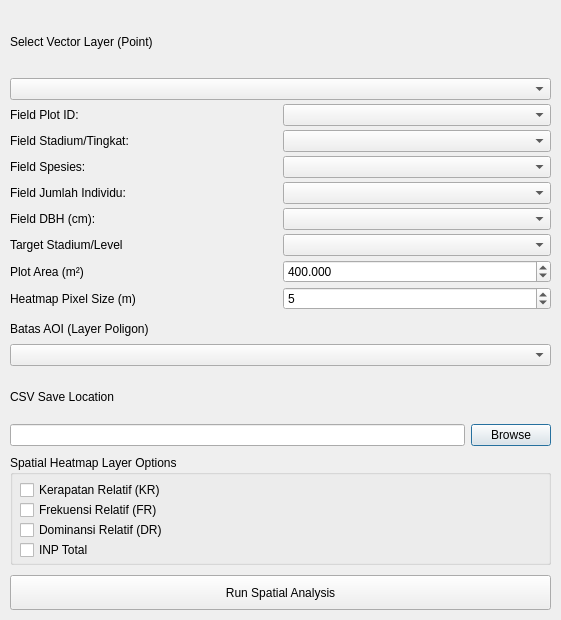
<?xml version="1.0" encoding="UTF-8"?>
<ui version="4.0">
 <class>InpSpatialAnalyzerDialogBase</class>
 <widget class="QDialog" name="InpSpatialAnalyzerDialogBase">
  <property name="geometry">
   <rect>
    <x>0</x>
    <y>0</y>
    <width>561</width>
    <height>620</height>
   </rect>
  </property>
  <property name="windowTitle">
   <string>Analisis Spasial INP (Analisis Vegetasi)</string>
  </property>
  <widget class="QWidget" name="gridLayoutWidget">
   <property name="geometry">
    <rect>
     <x>10</x>
     <y>10</y>
     <width>541</width>
     <height>300</height>
    </rect>
   </property>
   <layout class="QGridLayout" name="gridLayout">
    <property name="spacing">
     <number>4</number>
    </property>
    <item row="0" column="0">
     <widget class="QLabel" name="label">
      <property name="text">
       <string>Select Vector Layer (Point)</string>
      </property>
     </widget>
    </item>
    <item row="1" column="0" colspan="2">
     <widget class="QComboBox" name="comboBoxLayer"/>
    </item>
    <item row="2" column="0">
     <widget class="QLabel" name="lblFieldPlot">
      <property name="text">
       <string>Field Plot ID:</string>
      </property>
     </widget>
    </item>
    <item row="2" column="1">
     <widget class="QComboBox" name="cmbFieldPlot"/>
    </item>
    <item row="3" column="0">
     <widget class="QLabel" name="lblFieldStadium">
      <property name="text">
       <string>Field Stadium/Tingkat:</string>
      </property>
     </widget>
    </item>
    <item row="3" column="1">
     <widget class="QComboBox" name="cmbFieldStadium"/>
    </item>
    <item row="4" column="0">
     <widget class="QLabel" name="lblFieldSpesies">
      <property name="text">
       <string>Field Spesies:</string>
      </property>
     </widget>
    </item>
    <item row="4" column="1">
     <widget class="QComboBox" name="cmbFieldSpesies"/>
    </item>
    <item row="5" column="0">
     <widget class="QLabel" name="lblFieldJumlah">
      <property name="text">
       <string>Field Jumlah Individu:</string>
      </property>
     </widget>
    </item>
    <item row="5" column="1">
     <widget class="QComboBox" name="cmbFieldJumlah"/>
    </item>
    <item row="6" column="0">
     <widget class="QLabel" name="lblFieldDbh">
      <property name="text">
       <string>Field DBH (cm):</string>
      </property>
     </widget>
    </item>
    <item row="6" column="1">
     <widget class="QComboBox" name="cmbFieldDbh"/>
    </item>
    <item row="7" column="0">
     <widget class="QLabel" name="label_2">
      <property name="text">
       <string>Target Stadium/Level</string>
      </property>
     </widget>
    </item>
    <item row="7" column="1">
     <widget class="QComboBox" name="comboBoxStadium"/>
    </item>
    <item row="8" column="0">
     <widget class="QLabel" name="label_3">
      <property name="text">
       <string>Plot Area (m²)</string>
      </property>
     </widget>
    </item>
    <item row="8" column="1">
     <widget class="QDoubleSpinBox" name="spinBoxLuasPlot">
      <property name="decimals">
       <number>3</number>
      </property>
      <property name="minimum">
       <double>1.000000000000000</double>
      </property>
      <property name="maximum">
       <double>10000000.000000000000000</double>
      </property>
      <property name="value">
       <double>400.000000000000000</double>
      </property>
     </widget>
    </item>
    <item row="9" column="0">
     <widget class="QLabel" name="label_4">
      <property name="text">
       <string>Heatmap Pixel Size (m)</string>
      </property>
     </widget>
    </item>
    <item row="9" column="1">
     <widget class="QSpinBox" name="spinBoxPixelSize">
      <property name="minimum">
       <number>1</number>
      </property>
      <property name="value">
       <number>5</number>
      </property>
     </widget>
    </item>
   </layout>
  </widget>
  <widget class="QWidget" name="gridLayoutWidget_3">
   <property name="geometry">
    <rect>
     <x>10</x>
     <y>320</y>
     <width>541</width>
     <height>46</height>
    </rect>
   </property>
   <layout class="QGridLayout" name="gridLayout_3">
    <item row="0" column="0">
     <widget class="QLabel" name="label_6">
      <property name="text">
       <string>Batas AOI (Layer Poligon)</string>
      </property>
     </widget>
    </item>
    <item row="1" column="0">
     <widget class="QComboBox" name="comboBoxAOI"/>
    </item>
   </layout>
  </widget>
  <widget class="QWidget" name="gridLayoutWidget_2">
   <property name="geometry">
    <rect>
     <x>10</x>
     <y>375</y>
     <width>541</width>
     <height>71</height>
    </rect>
   </property>
   <layout class="QGridLayout" name="gridLayout_2">
    <item row="0" column="0">
     <widget class="QLabel" name="label_5">
      <property name="text">
       <string>CSV Save Location</string>
      </property>
     </widget>
    </item>
    <item row="1" column="0">
     <widget class="QLineEdit" name="lineEditCsvPath">
      <property name="readOnly">
       <bool>true</bool>
      </property>
     </widget>
    </item>
    <item row="1" column="1">
     <widget class="QPushButton" name="btnBrowseCsv">
      <property name="text">
       <string>Browse</string>
      </property>
     </widget>
    </item>
   </layout>
  </widget>
  <widget class="QGroupBox" name="groupBox">
   <property name="geometry">
    <rect>
     <x>10</x>
     <y>455</y>
     <width>541</width>
     <height>110</height>
    </rect>
   </property>
   <property name="title">
    <string>Spatial Heatmap Layer Options</string>
   </property>
   <widget class="QCheckBox" name="chkKR">
    <property name="geometry">
     <rect>
      <x>10</x>
      <y>25</y>
      <width>180</width>
      <height>20</height>
     </rect>
    </property>
    <property name="text">
     <string>Kerapatan Relatif (KR)</string>
    </property>
   </widget>
   <widget class="QCheckBox" name="chkFR">
    <property name="geometry">
     <rect>
      <x>10</x>
      <y>45</y>
      <width>180</width>
      <height>20</height>
     </rect>
    </property>
    <property name="text">
     <string>Frekuensi Relatif (FR)</string>
    </property>
   </widget>
   <widget class="QCheckBox" name="chkDR">
    <property name="geometry">
     <rect>
      <x>10</x>
      <y>65</y>
      <width>180</width>
      <height>20</height>
     </rect>
    </property>
    <property name="text">
     <string>Dominansi Relatif (DR)</string>
    </property>
   </widget>
   <widget class="QCheckBox" name="chkINP">
    <property name="geometry">
     <rect>
      <x>10</x>
      <y>85</y>
      <width>180</width>
      <height>20</height>
     </rect>
    </property>
    <property name="text">
     <string>INP Total</string>
    </property>
   </widget>
  </widget>
  <widget class="QPushButton" name="btnProcess">
   <property name="geometry">
    <rect>
     <x>10</x>
     <y>575</y>
     <width>541</width>
     <height>35</height>
    </rect>
   </property>
   <property name="text">
    <string>Run Spatial Analysis</string>
   </property>
  </widget>
 </widget>
 <resources/>
 <connections/>
</ui>
